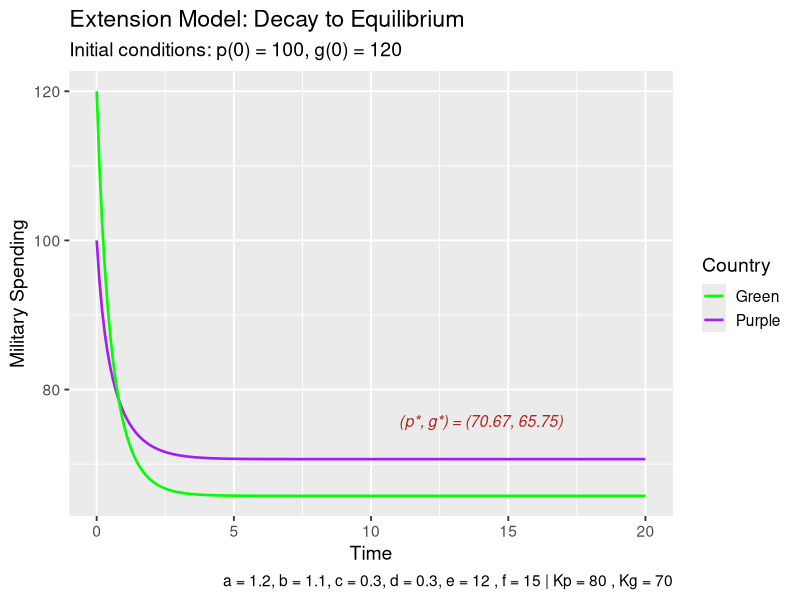

Recreate this plot in R.
####################################
# Extension Model
# With Logistic Terms
# Larger initial spending conditions
#####################################

#install.packages("nleqslv")

#load libraries
library(ggplot2)
library(nleqslv)

#time values
t_vals <- seq(0, 20, by = 0.1)

#parameters
e <- 12
f <- 15

#military spending limits of each nation
Kp <- 80
Kg <- 70

#initial spending conditions of each nation
p0 <- 100
g0 <- 120

#create matrix to store model values: simulated spending levels of Purple and Green, respectively
arms <- matrix(NA, nrow = 2, ncol = length(t_vals))
arms[,1] <- c(p0, g0)

#Euler method to numerically simulate the Logistic arms race model
arms_model <- function(t_vals, arms, a, b, c, d, e, f, Kp, Kg){
  h <- t_vals[2] - t_vals[1]
  for(t in 2:length(t_vals)){
    
    p_prev <- arms[1, t-1]
    g_prev <- arms[2, t-1]
    
    #Logistic model equations with logistic constraint
    dp <- a*(1 - p_prev/Kp)*g_prev - c*p_prev + e
    dg <- b*(1 - g_prev/Kg)*p_prev - d*g_prev + f
    
    p_new <- p_prev + h*dp
    g_new <- g_prev + h*dg
    
    arms[,t] <- c(p_new, g_new)
  }
  return(arms)
}

#Numerically solve for equilibrium
#g expressed in terms of p from the first equilibrium equation
g_from_p <- function(p, a, c, e, Kp) {
  Kp * (c * p - e) / (a * (Kp - p))
}

#single equilibrium equation in p
eq_p <- function(p, a, b, c, d, e, f, Kp, Kg) {
  g <- g_from_p(p, a, c, e, Kp)
  p * (b - (b / Kg) * g) - d * g + f
}

#general function to find equilibrium
find_equilibrium <- function(start_p, a, b, c, d, e, f, Kp, Kg) {
  sol <- nleqslv(
    x = start_p,
    fn = eq_p,
    a = a, b = b, c = c, d = d, e = e, f = f, Kp = Kp, Kg = Kg
  )
  
  p_star <- sol$x
  g_star <- g_from_p(p_star, a, c, e, Kp)
  
  list(
    p_star = p_star,
    g_star = g_star
  )
}

#Figure 19: Decay to Equilibrium
model2 <- arms_model(t_vals, arms, a = 1.2, b = 1.1, c = 0.3, d = 0.3, e, f, Kp, Kg)
#find equilibrium numerically
eq_model2 <- find_equilibrium(
  start_p = 70,
  a = 1.2, b = 1.1, c = 0.3, d = 0.3, e = e, f = f, Kp = Kp, Kg = Kg
)
eq_model2$p_star
eq_model2$g_star
eq_model2$termcd
eq_model2$message

soln2 <- data.frame(
  time = t_vals,
  purple = model2[1,],
  green = model2[2,]
)
ggplot(soln2) +
  geom_line(aes(x = time, y = purple, colour = "Purple"), linewidth = 0.9) +
  geom_line(aes(x = time, y = green, colour = "Green"), linewidth = 0.9) +
  annotate("text",
           x = max(t_vals) * 0.7,
           y = (eq_model2$p_star + eq_model2$g_star)/1.8,
           label = paste0("(p*, g*) = (",
                          round(eq_model2$p_star, 2), ", ",
                          round(eq_model2$g_star, 2), ")"),
           size = 4,
           colour = "firebrick",
           fontface = "italic") +
  labs(
    title = "Extension Model: Decay to Equilibrium",
    subtitle = "Initial conditions: p(0) = 100, g(0) = 120",
    x = "Time",
    y = "Military Spending",
    colour = "Country",
    caption = paste("a = 1.2, b = 1.1, c = 0.3, d = 0.3, e =", e, ", f =", f,
                    "| Kp =", Kp, ", Kg =", Kg)
  ) +
  scale_colour_manual(values = c("Purple" = "purple", "Green" = "green")) +
  theme_gray(base_size = 14)
